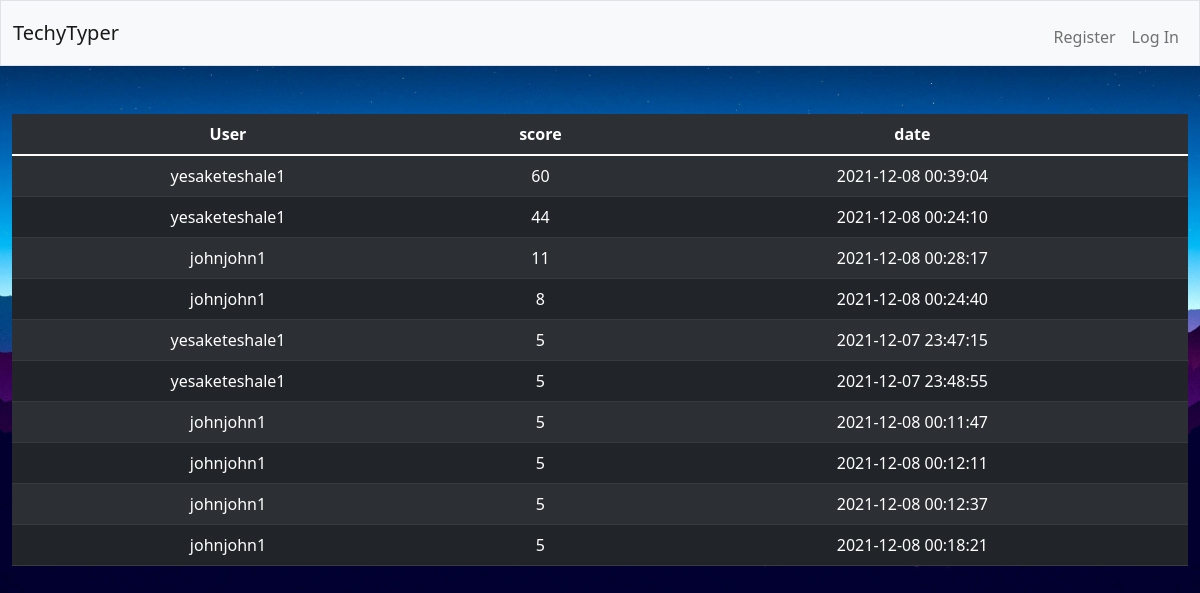
Page /records on the committed database.
### tables this page shows
CREATE TABLE scores ( id INTEGER PRIMARY KEY AUTOINCREMENT, user_id INTEGER NOT NULL, score INTEGER NOT NULL, time TIMESTAMP DEFAULT CURRENT_TIMESTAMP, FOREIGN KEY(user_id) REFERENCES users(id) );

CREATE TABLE users (id INTEGER, 
                    username TEXT NOT NULL, 
                    hash TEXT NOT NULL, 
                    PRIMARY KEY(id));

### app.py (the view)
@app.route("/records", methods=["GET", "POST"])
def records():
   rows = db.execute("SELECT score,time,username FROM scores JOIN users on scores.user_id = users.id ORDER BY score DESC LIMIT 10")
   scores = []
   for row in rows:
       scores.append({
           'scores': row['score'],
           'time': row['time'],
           'username': row['username']
       })
   return render_template("records.html", scores=scores)

### templates/records.html (shortened to what this page needs)
{% extends "layout.html" %}
{% block main %}
<table class="table table-striped table-dark">
     <tr>
       <th scope="col">User</th>
       <th scope="col">score</th>
       <th scope="col">date</th>
     </tr>
   <tbody>
     {% for score in scores%}
     <tr>
         <td>{{score["username"]}}</td>
         <td>{{score["scores"]}}</td>
         <td>{{score["time"]}}</td>
       </tr>
       {% endfor %}
 </tbody>
</table>
{% endblock %}

### templates/layout.html (shortened to what this page needs)
<!DOCTYPE html>
<html lang="en">
    <head>
        <link href="https://cdn.jsdelivr.net/npm/bootstrap@5.1.3/dist/css/bootstrap.min.css" rel="stylesheet">
        <link href="/static/styles.css" rel="stylesheet">
    </head>
    <body>
        <body class="bg-dark text-white ">
            <header class=".city">
              <nav class="bg-light border navbar navbar-expand-md navbar-light">
                <div class="container-fluid">
                    <a class="navbar-brand" href="/">TechyTyper</a>
                </body>
                <div class="collapse navbar-collapse" id="navbar">
                    {% if session["user_id"] %}
                        <ul class="navbar-nav me-auto mt-2">
                            <li class="nav-item"><a class="nav-link" href="/progress">Progress</a></li>
                            <li class="nav-item"><a class="nav-link" href="/game">Game</a></li>
                            <li class="nav-item"><a class="nav-link" href="/aboutus">About Us</a></li>
                            <li class="nav-item"><a class="nav-link" href="/records">Records</a></li>
                        </ul>
                        <ul class="navbar-nav ms-auto mt-2">
                            <li class="nav-item"><a class="nav-link" href="/logout">Log Out</a></li>
                        </ul>
                    {% else %}
                        <ul class="navbar-nav ms-auto mt-2">
                            <li class="nav-item"><a class="nav-link" href="/register">Register</a></li>
                            <li class="nav-item"><a class="nav-link" href="/login">Log In</a></li>
                        </ul>
                    {% endif %}
                </div>
        <main class="container-fluid py-5 text-center">
            {% block main %}{% endblock %}
        </main>
    </body>
</html>

### static/styles.css (style rules this page uses)
body { background: url("/static/stars.jpeg") no-repeat center center fixed; -webkit-background-size: cover; -moz-background-size: cover; -o-background-size: cover; background-size: cover; }

### rows in the picture
scores: username "yesaketeshale1", scores "60", time "2021-12-08 00:39:04"
scores: username "yesaketeshale1", scores "44", time "2021-12-08 00:24:10"
scores: username "johnjohn1", scores "11", time "2021-12-08 00:28:17"
scores: username "johnjohn1", scores "8", time "2021-12-08 00:24:40"
scores: username "yesaketeshale1", scores "5", time "2021-12-07 23:47:15"
scores: username "yesaketeshale1", scores "5", time "2021-12-07 23:48:55"
scores: username "johnjohn1", scores "5", time "2021-12-08 00:11:47"
scores: username "johnjohn1", scores "5", time "2021-12-08 00:12:11"
scores: username "johnjohn1", scores "5", time "2021-12-08 00:12:37"
scores: username "johnjohn1", scores "5", time "2021-12-08 00:18:21"
